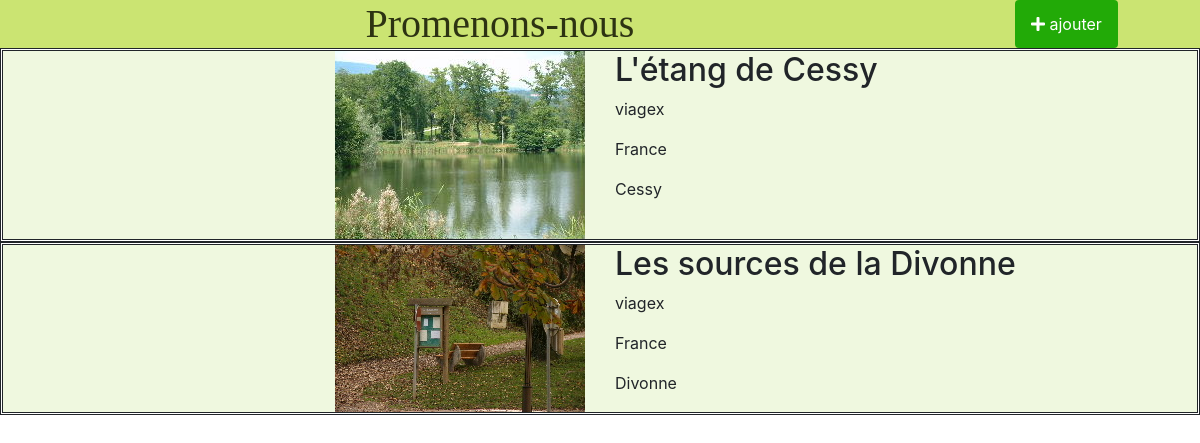
The page / on the database its author committed.
### tables this page shows
CREATE TABLE Promenade(
    ID INT(100) PRIMARY KEY AUTO_INCREMENT,
    titre varchar(255),
    auteur varchar(255),
    pays varchar(255),
    ville varchar(255),
    codePostal varchar(255),
    depart varchar(255),
    arrivee varchar(255),
    descr blob,
    photo varchar(255)
);

### classes/connexion.php (called while the page is built, shortened)
<?php
include "class_promenade.php";
class Connexion{
    private $connexion;
    public function __construct(){
        $dbName = "SitePromenade";
        $login = "adminPromenade";
        $pswd = "Pr0men@de";
        try{
            $this->connexion = new PDO(
                "mysql:host=localhost; dbname=$dbName; charset=utf8"
                , $login
                , $pswd);
        }catch(Exception $e){
            die("Erreur : ".$e->getMessage());
        }
    }
    public function getAllPromenades(){
        $stmt = $this->connexion->prepare(
            "SELECT p.ID as id, p.titre, p.auteur, p.pays, p.ville, p.codePostal as zipCode, p.depart, p.arrivee, p.descr as description, p.photo
            FROM Promenade p"
        );
        $stmt->execute();
        $promenades = $stmt->fetchAll(PDO::FETCH_CLASS, 'Promenade');
        return $promenades;
    }
}
?>

### classes/class_promenade.php (called while the page is built, shortened)
<?php
class Promenade{
    private $id;
    private $titre;
    private $auteur;
    private $pays;
    private $ville;
    private $photo;
    public function getId(){
        return $this->id;
    }
    public function getTitre(){
        return $this->titre;
    }
    public function getAuteur(){
        return $this->auteur;
    }
    public function getPays(){
        return $this->pays;
    }
    public function getVille(){
        return $this->ville;
    }
    public function getPhoto(){
        return $this->photo;
    }
}
?>

### index.php (the view, shortened to what this page needs)
<!doctype html>
<?php
  require "classes/connexion.php";
  $appli = new Connexion();
?>
<html lang="fr">
  <head>
    <link rel="stylesheet" href="https://stackpath.bootstrapcdn.com/bootstrap/4.2.1/css/bootstrap.min.css">
    <link rel="stylesheet" href="https://use.fontawesome.com/releases/v5.7.0/css/all.css">
    <link rel="stylesheet" type="text/css" href="styles.css">
  </head>
  <body>
      <div class="container-fluid">
        <div class="row">
          <div class="col-10 title-section">
              <a href="index.php">
                <h1 class="title-text">Promenons-nous</h1>
              </a>
          </div>
          <div class="col-2 bouton-section">
            <a href="nouvelle-promenade.php">
              <button class="btn"><i class="fa fa-plus"></i>  ajouter</button>
            </a>
          </div>
        </div>
      </div>
      <div class="container-fluid">
        <?php
          $promenades = $appli->getAllPromenades();
          foreach($promenades as $p){
          echo '<div class="row vignette">';
            echo '<div class="col-sm-12 col-lg-6 image-section">';
              echo '<a href="promenade.php?id='.$p->getId().'">';
                echo '<img class="image" src="'.$p->getPhoto().'" />';
              echo ' </a>';
            echo '</div>';
            echo '<div class="col-sm-12 col-lg-6 short-info-section">';
              echo '<h2>'.$p->getTitre().'</h2>';
              echo '<p>'.$p->getAuteur().'</p>';
              echo '<p>'.$p->getPays().'</p>';
              echo '<p>'.$p->getVille().'</p>';
            echo '</div>';
          echo '</div>';
          }
        ?>
      </div>
  </body>
</html>

### styles.css (style rules this page uses)
.title-section { background-color: rgb(203, 228, 114); width: 100%; }
.title-text { margin: auto; color: rgb(45, 51, 18); text-align: center; font-family: fantasy; }
div.vignette { border-style: double; }
.image-section { background-color: rgba(206, 235, 160, 0.336); }
.image { float: none; }
.short-info-section { background-color: rgba(206, 235, 160, 0.336); }
.bouton-section { background-color: rgb(203, 228, 114); width: 100%; }
.btn { background-color: rgb(34, 170, 7); border: none; color: white; padding: 12px 16px; font-size: 16px; cursor: pointer; }
@media screen and (min-width: 992px) { .image { float: right; } }

### rows shown on the page
promenade: photo (picture), titre "L'étang de Cessy", auteur "viagex", pays "France", ville "Cessy"
promenade: photo (picture), titre "Les sources de la Divonne", auteur "viagex", pays "France", ville "Divonne"
